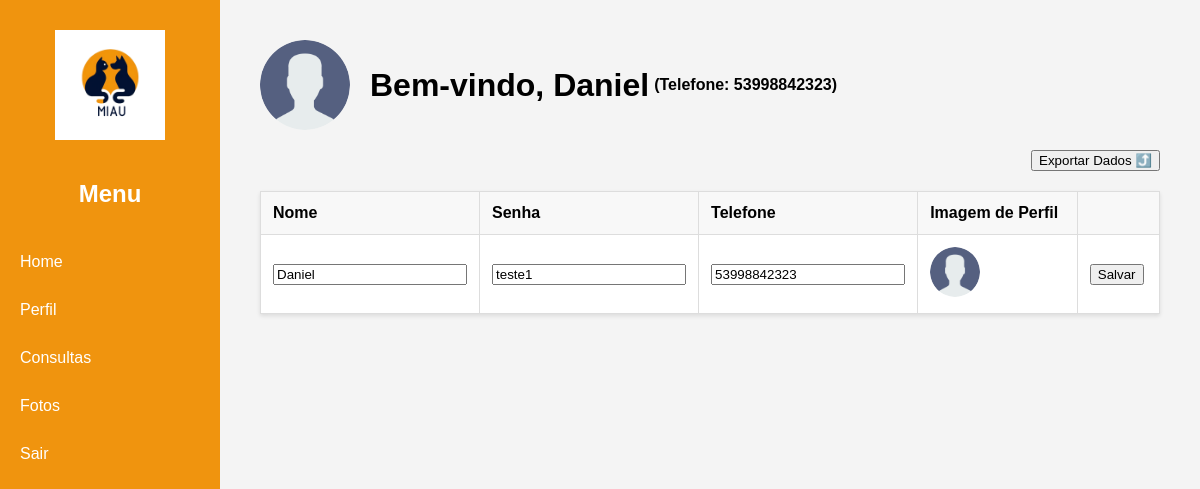
/home.php?section=perfil (signed in), run on the app's committed database.
### tables this page shows
CREATE TABLE IF NOT EXISTS `users` (
  `iduser` int NOT NULL AUTO_INCREMENT,
  `username` varchar(50) DEFAULT NULL,
  `password` varchar(10) DEFAULT NULL,
  `telefone` varchar(15) DEFAULT NULL,
  `imgprofile` varchar(30) DEFAULT NULL,
  PRIMARY KEY (`iduser`)
);

### controllers/homecontroller.php (called while the page is built, shortened)
<?php
require_once 'core/Database.php';
require_once 'models/fotos.php';
require_once 'userscontroller.php';
require_once 'userscontroller.php';
$user = getUser($_SESSION['userId'], $pdo->prepare("SELECT * FROM users WHERE iduser = :id"));
?>

### controllers/userscontroller.php (called while the page is built, shortened)
<?php
function getUser($idtutor,$data) {
    try {
        $data->bindValue(":id",$idtutor);
        $data->execute();
        return $data->fetchObject('User');
    }
    catch (PDOException $e) {
        echo "Erro ao buscar dados: " . $e->getMessage();
    }
}
?>

### home.php (the view, shortened to what this page needs)
<?php
require_once 'controllers/homecontroller.php';
$section = isset($_GET['section']) ? $_GET['section'] : '';
?>
<!DOCTYPE html>
<html lang="pt-br">
<head>
</head>
<body>
    <?php  include 'partials/sidebarpartial.php';?>
    <div class="main-content">
        <div style="display: flex; align-items: center; margin-bottom: 20px;">
            <img src="assets/imgs/profiles/<?php echo $user->imgprofile; ?>" alt="Imagem de perfil" style="width: 90px; height: 90px; border-radius: 50%; object-fit: cover; margin-right: 20px;">
            <h1 style="margin: 0;">Bem-vindo, <?php echo $user->username; ?></h1>
            <p><strong style="margin: 5px;"> (Telefone: <?php echo $user->telefone; ?>)</strong></p>
        </div>
        <div style="text-align: right; margin-bottom: 20px;">
            <form action="home.php?action=exportJson" method="post" style="display: inline;">
            <button type="submit">Exportar Dados ⤴️</button>
            </form>
        </div>
        <?php
        switch ($section) {
            case 'perfil':
                include 'partials/perfilpartial.php';
                break;
        }
        ?>
    </div>
</body>
</html>

### partials/perfilpartial.php (shortened to what this page needs)
<table>
    <thead>
        <tr>
            <th>Nome</th>
            <th>Senha</th>
            <th>Telefone</th>
            <th>Imagem de Perfil</th>
            <th></th>
        </tr>
    </thead>
    <tbody>
        <tr>
            <form action="home.php?action=updateUser" method="post">
            <td><input type='text' name='username' value='<?php echo $user->username; ?>'></td>
            <td><input type='text' name='password' value='<?php echo $user->password; ?>'></td>
            <td><input type='text' name='telefone' value='<?php echo $user->telefone; ?>'></td>
            <td><img src="assets/imgs/profiles/<?php echo $user->imgprofile; ?>" alt="Imagem de perfil" style="width: 50px; height: 50px; border-radius: 50%; object-fit: cover;"></td>
            <td>
                    <button type="submit">Salvar</button>
            </td>
            </form>
        </tr>
    </tbody>

### home.php (style rules this page uses)
body { margin: 0; font-family: Arial, sans-serif; background: #f4f4f4; }
.main-content { margin-left: 220px; padding: 40px; }
.main-content table { width: 100%; border-collapse: collapse; background-color: #fff; margin-top: 20px; box-shadow: 0 2px 4px rgba(0,0,0,0.1); }
.main-content th, .main-content td { border: 1px solid #ddd; padding: 12px; text-align: left; vertical-align: middle; }
.main-content th { background-color: #f8f8f8; font-weight: bold; }
.main-content td input[type="text"], .main-content td input[type="date"], .main-content td select, .main-content td textarea { width: 100%; box-sizing: border-box; }

### data on the page
users: imgprofile (picture), username "Daniel", telefone "53998842323", password "teste1"
